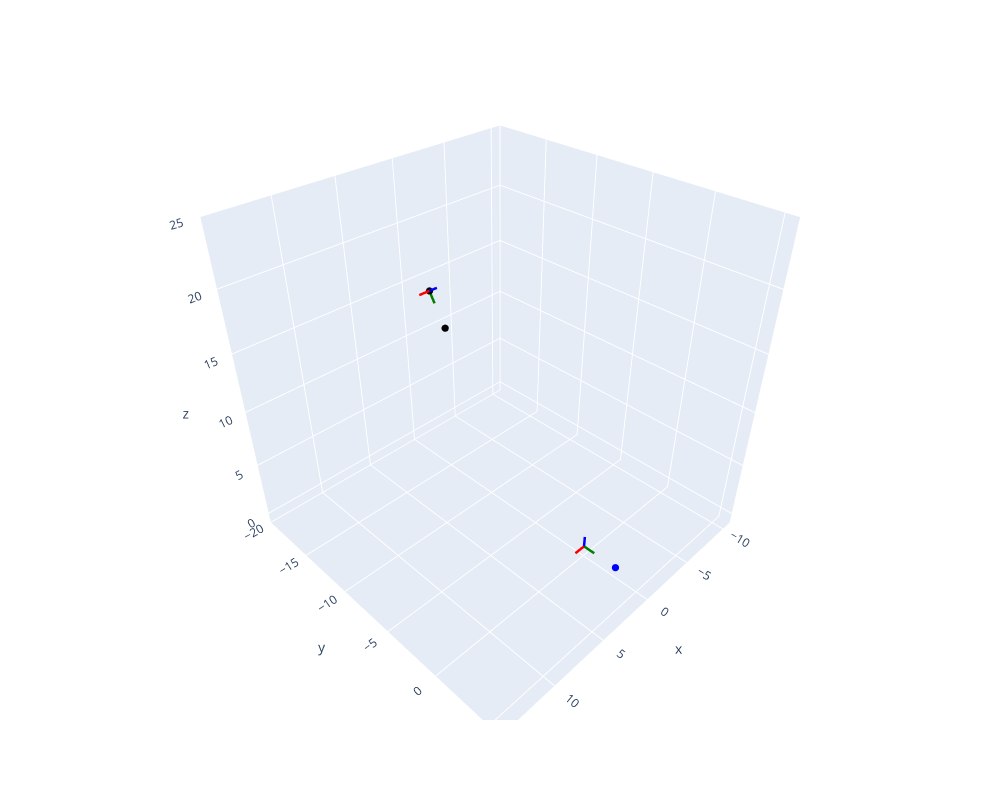

Source (notebook cell):
### Code cell
fig = px.scatter_3d(
    x=centered_ideal_bb_coords[0, 1, 0].unsqueeze(0), 
    y=centered_ideal_bb_coords[0, 1, 1].unsqueeze(0), 
    z=centered_ideal_bb_coords[0, 1, 2].unsqueeze(0),
)

fig.add_trace(
    go.Scatter3d(
        x=pre[0].unsqueeze(0),
        y=pre[1].unsqueeze(0),
        z=pre[2].unsqueeze(0),
        mode='markers',
        hovertext='original'
    )
)


fig.update_traces(marker=dict(size=2.5, color='black'))
colors = ['red', 'green', 'blue']

fig.add_trace(
    go.Scatter3d(
        x=out[0].unsqueeze(0),
        y=out[1].unsqueeze(0),
        z=out[2].unsqueeze(0),
        mode='markers',
        marker=dict(size=2.5, color='blue'),
        hovertext='transformed'
    )
)

for frame_idx in range(1):
    for dir in range(3):
        color = colors[dir]
        offset = centered_ideal_bb_coords[frame_idx, 1]
        fig.add_trace(
            go.Scatter3d(
                x=[offset[0], frames[frame_idx, 0, dir] + offset[0]],
                y=[offset[1], frames[frame_idx, 1, dir] + offset[1]],
                z=[offset[2], frames[frame_idx, 2, dir] + offset[2]],
                mode='lines',
                line=dict(color=color, width=5),
                name=f'frame: {frame_idx}',
                hoverinfo='name'
            )
        )

bases = [[1, 0, 0], [0, 1, 0], [0, 0, 1]]
for dir in range(3):
    color = colors[dir]
    offset = centered_ideal_bb_coords[frame_idx, 1]
    fig.add_trace(
        go.Scatter3d(
            x=[0, bases[dir][0]],
            y=[0, bases[dir][1]],
            z=[0, bases[dir][2]],
            mode='lines',
            line=dict(color=color, width=5),
            name=f'origin',
            hoverinfo='name'
        )
    )

fig.update_layout(
    showlegend=False, 
    width=1000, 
    height=800,
    scene=dict(
        xaxis=dict(range=[-11, 15]),
        yaxis=dict(range=[-20, 6]),
        zaxis=dict(range=[-1, 25])
    )
)
fig.show()

### Figure 1 — Plotly figure (JSON) as saved in the notebook; plotly's stock layout.template omitted (floating-point values rounded to 4 significant figures)
{"data": [{"hovertemplate": "x=%{x}<br>y=%{y}<br>z=%{z}<extra></extra>", "legendgroup": "", "marker": {"color": "black", "size": 2.5, "symbol": "circle"}, "mode": "markers", "name": "", "scene": "scene", "showlegend": false, "type": "scatter3d", "x": [0.9649], "y": [-15.47], "z": [16.28]}, {"hovertext": "original", "marker": {"color": "black", "size": 2.5}, "mode": "markers", "type": "scatter3d", "x": [1.011], "y": [-13.83], "z": [13.78]}, {"hovertext": "transformed", "marker": {"color": "blue", "size": 2.5}, "mode": "markers", "type": "scatter3d", "x": [1.49e-08], "y": [3.0], "z": [-3.576e-07]}, {"hoverinfo": "name", "line": {"color": "red", "width": 5}, "mode": "lines", "name": "frame: 0", "type": "scatter3d", "x": [0.9649, 1.964], "y": [-15.47, -15.44], "z": [16.28, 16.32]}, {"hoverinfo": "name", "line": {"color": "green", "width": 5}, "mode": "lines", "name": "frame: 0", "type": "scatter3d", "x": [0.9649, 0.9803], "y": [-15.47, -14.93], "z": [16.28, 15.45]}, {"hoverinfo": "name", "line": {"color": "blue", "width": 5}, "mode": "lines", "name": "frame: 0", "type": "scatter3d", "x": [0.9649, 0.9176], "y": [-15.47, -14.64], "z": [16.28, 16.83]}, {"hoverinfo": "name", "line": {"color": "red", "width": 5}, "mode": "lines", "name": "origin", "type": "scatter3d", "x": [0, 1], "y": [0, 0], "z": [0, 0]}, {"hoverinfo": "name", "line": {"color": "green", "width": 5}, "mode": "lines", "name": "origin", "type": "scatter3d", "x": [0, 0], "y": [0, 1], "z": [0, 0]}, {"hoverinfo": "name", "line": {"color": "blue", "width": 5}, "mode": "lines", "name": "origin", "type": "scatter3d", "x": [0, 0], "y": [0, 0], "z": [0, 1]}], "layout": {"height": 800, "legend": {"tracegroupgap": 0}, "margin": {"t": 60}, "scene": {"domain": {"x": [0, 1], "y": [0, 1]}, "xaxis": {"range": [-11, 15], "title": {"text": "x"}}, "yaxis": {"range": [-20, 6], "title": {"text": "y"}}, "zaxis": {"range": [-1, 25], "title": {"text": "z"}}}, "showlegend": false, "width": 1000}}
